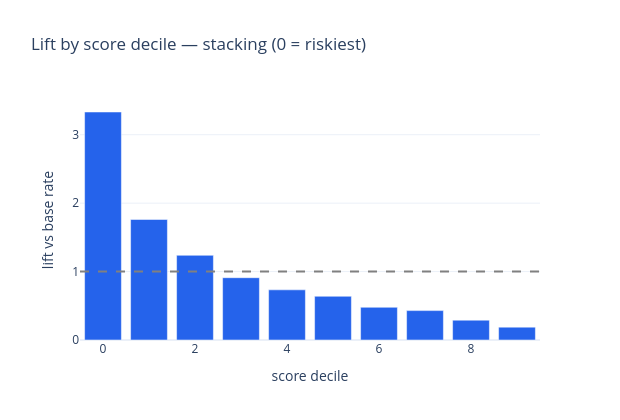

Here is the notebook cell this chart was saved with:
### Markdown cell above
## 4 · Lift by decile (best model)
Sort by score, split into deciles; lift = decile default rate / base rate. The top decile catching
several× the base rate is what makes the score useful for prioritizing review.

### Code cell
best = meta['best']
lt = lift_table(y_te, proba[best]).reset_index()
fig = go.Figure(go.Bar(x=lt['decile'], y=lt['lift'], marker_color='#2563eb'))
fig.add_hline(y=1.0, line_dash='dash', line_color='grey')
fig.update_layout(template='plotly_white', width=620, height=420,
                  title=f'Lift by score decile — {best} (0 = riskiest)',
                  xaxis_title='score decile', yaxis_title='lift vs base rate')
fig.show()
lt.round(4)

### Figure 1 — Plotly figure (JSON) as saved in the notebook; plotly's stock layout.template omitted (floating-point values rounded to 4 significant figures)
{"data": [{"marker": {"color": "#2563eb"}, "type": "bar", "x": [0, 1, 2, 3, 4, 5, 6, 7, 8, 9], "y": [3.332, 1.761, 1.238, 0.9104, 0.733, 0.6391, 0.4781, 0.4296, 0.29, 0.188]}], "layout": {"height": 420, "shapes": [{"line": {"color": "grey", "dash": "dash"}, "type": "line", "x0": 0, "x1": 1, "xref": "x domain", "y0": 1.0, "y1": 1.0, "yref": "y"}], "title": {"text": "Lift by score decile — stacking (0 = riskiest)"}, "width": 620, "xaxis": {"title": {"text": "score decile"}}, "yaxis": {"title": {"text": "lift vs base rate"}}}}
